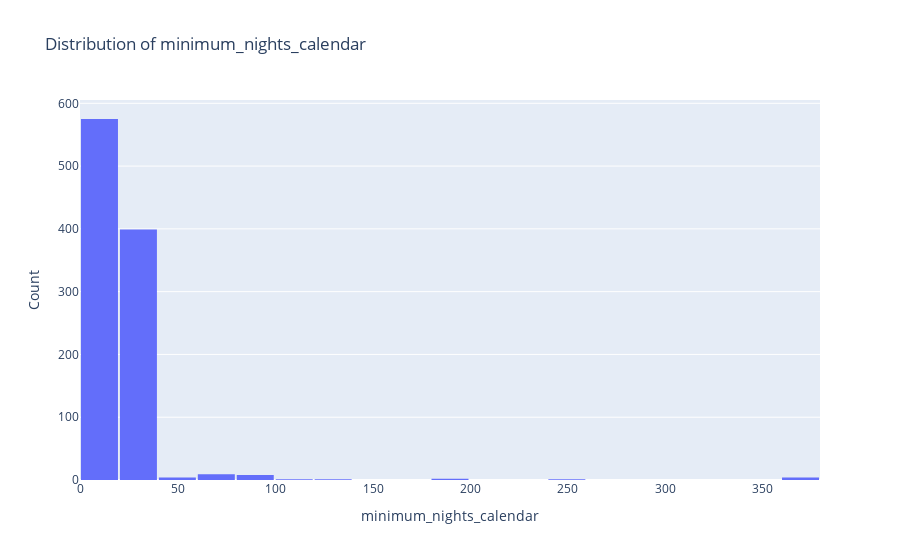
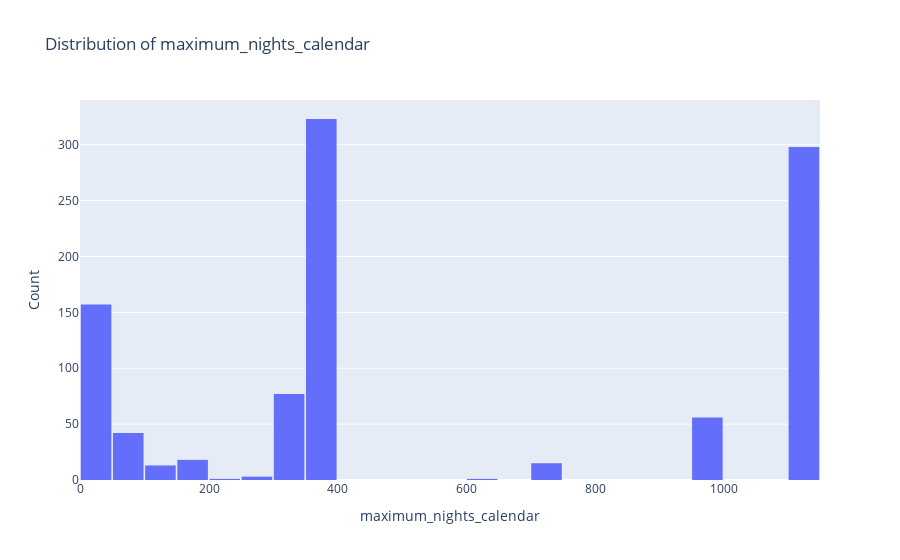

The code cell stored with these charts, in order, in its notebook:
### Markdown cell above
### 9. Univariate analysis for numeric features

We examine the distribution of each numeric variable in the cleaned dataset.  
This helps us understand the central tendency, spread, skewness and presence of unusual values. These observations guide later feature engineering, especially transformations (log, scaling) that will be important when the dataset is used in a machine learning pipeline in Hackathon 2.

The main numeric variables remaining after cleaning are:

• **minimum_nights_calendar**: The minimum stay requirement assigned to a listing for a given date  
• **maximum_nights_calendar**: The maximum stay allowed by the listing for a given date  

For each variable we show:

• A histogram of its distribution  
• A qualitative interpretation of shape (skewness, long tails, unusual spikes)  
• Notes about how this may influence modelling later

These insights help determine whether transformations such as clipping extreme values or applying a log transform would improve model performance.

### Code cell
# --- 9. Univariate analysis for numeric features ---

import plotly.express as px

# Identify numeric columns in the cleaned dataset
numeric_cols = df_cleaned.select_dtypes(include=["int64", "float64"]).columns.tolist()

print("Numeric columns for univariate analysis:", numeric_cols)

# Plot histogram for each numeric column
for col in numeric_cols:
    fig = px.histogram(
        df_cleaned,
        x=col,
        nbins=30,
        title=f"Distribution of {col}",
        labels={col: col}
    )
    fig.update_layout(
        bargap=0.05,
        xaxis_title=col,
        yaxis_title="Count"
    )
    fig.show()

### Figure 1 — Plotly figure (JSON) as saved in the notebook; plotly's stock layout.template omitted (floating-point values rounded to 4 significant figures; data arrays with more than 128 entries replaced by an {"elided": "..."} marker saying what was removed)
{"data": [{"alignmentgroup": "True", "bingroup": "x", "hovertemplate": "minimum_nights_calendar=%{x}<br>count=%{y}<extra></extra>", "legendgroup": "", "marker": {"color": "#636efa", "pattern": {"shape": ""}}, "name": "", "nbinsx": 30, "offsetgroup": "", "orientation": "v", "showlegend": false, "type": "histogram", "x": {"elided": "1004 int values"}, "xaxis": "x", "yaxis": "y"}], "layout": {"bargap": 0.05, "barmode": "relative", "legend": {"tracegroupgap": 0}, "title": {"text": "Distribution of minimum_nights_calendar"}, "xaxis": {"anchor": "y", "domain": [0, 1], "title": {"text": "minimum_nights_calendar"}}, "yaxis": {"anchor": "x", "domain": [0, 1], "title": {"text": "Count"}}}}

### Figure 2 — Plotly figure (JSON) as saved in the notebook; plotly's stock layout.template omitted (floating-point values rounded to 4 significant figures; data arrays with more than 128 entries replaced by an {"elided": "..."} marker saying what was removed)
{"data": [{"alignmentgroup": "True", "bingroup": "x", "hovertemplate": "maximum_nights_calendar=%{x}<br>count=%{y}<extra></extra>", "legendgroup": "", "marker": {"color": "#636efa", "pattern": {"shape": ""}}, "name": "", "nbinsx": 30, "offsetgroup": "", "orientation": "v", "showlegend": false, "type": "histogram", "x": {"elided": "1004 int values"}, "xaxis": "x", "yaxis": "y"}], "layout": {"bargap": 0.05, "barmode": "relative", "legend": {"tracegroupgap": 0}, "title": {"text": "Distribution of maximum_nights_calendar"}, "xaxis": {"anchor": "y", "domain": [0, 1], "title": {"text": "maximum_nights_calendar"}}, "yaxis": {"anchor": "x", "domain": [0, 1], "title": {"text": "Count"}}}}
